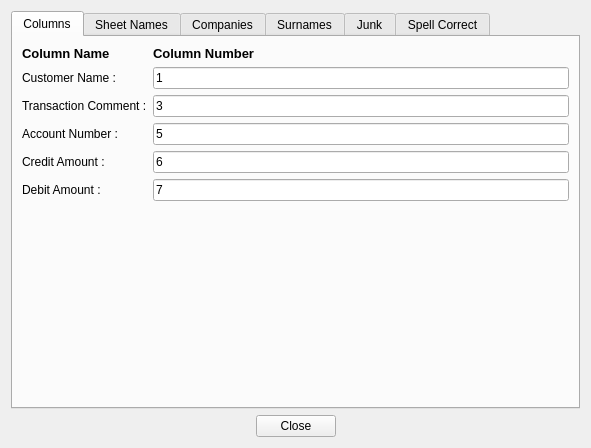
<?xml version="1.0" encoding="UTF-8"?>
<ui version="4.0">
 <class>ToolsAdd</class>
 <widget class="QWidget" name="ToolsAdd">
  <property name="geometry">
   <rect>
    <x>0</x>
    <y>0</y>
    <width>591</width>
    <height>448</height>
   </rect>
  </property>
  <property name="windowTitle">
   <string>Tools and Settings</string>
  </property>
  <layout class="QHBoxLayout" name="horizontalLayout_3">
   <item>
    <layout class="QGridLayout" name="gridLayout_4">
     <item row="1" column="0">
      <layout class="QHBoxLayout" name="horizontalLayout_2">
       <item>
        <spacer name="horizontalSpacer_2">
         <property name="orientation">
          <enum>Qt::Horizontal</enum>
         </property>
         <property name="sizeHint" stdset="0">
          <size>
           <width>40</width>
           <height>20</height>
          </size>
         </property>
        </spacer>
       </item>
       <item>
        <widget class="QPushButton" name="ToolsCloseButton">
         <property name="text">
          <string>Close</string>
         </property>
        </widget>
       </item>
       <item>
        <spacer name="horizontalSpacer">
         <property name="orientation">
          <enum>Qt::Horizontal</enum>
         </property>
         <property name="sizeHint" stdset="0">
          <size>
           <width>40</width>
           <height>20</height>
          </size>
         </property>
        </spacer>
       </item>
      </layout>
     </item>
     <item row="0" column="0">
      <layout class="QGridLayout" name="gridLayout_3">
       <item row="0" column="0">
        <widget class="QTabWidget" name="ToolTabs">
         <property name="currentIndex">
          <number>0</number>
         </property>
         <widget class="QWidget" name="Columns">
          <property name="minimumSize">
           <size>
            <width>565</width>
            <height>0</height>
           </size>
          </property>
          <property name="maximumSize">
           <size>
            <width>565</width>
            <height>360</height>
           </size>
          </property>
          <attribute name="title">
           <string>Columns</string>
          </attribute>
          <layout class="QFormLayout" name="formLayout">
           <item row="0" column="0">
            <widget class="QLabel" name="CloumnName">
             <property name="font">
              <font>
               <pointsize>10</pointsize>
               <weight>75</weight>
               <bold>true</bold>
              </font>
             </property>
             <property name="text">
              <string>Column Name</string>
             </property>
            </widget>
           </item>
           <item row="0" column="1">
            <widget class="QLabel" name="ColumnNumber">
             <property name="font">
              <font>
               <pointsize>10</pointsize>
               <weight>75</weight>
               <bold>true</bold>
              </font>
             </property>
             <property name="text">
              <string>Column Number</string>
             </property>
            </widget>
           </item>
           <item row="1" column="0">
            <widget class="QLabel" name="CustomerName">
             <property name="text">
              <string>Customer Name :</string>
             </property>
            </widget>
           </item>
           <item row="1" column="1">
            <widget class="QLineEdit" name="CustomerNameEdit">
             <property name="text">
              <string>1</string>
             </property>
            </widget>
           </item>
           <item row="2" column="0">
            <widget class="QLabel" name="TransactionCmnt">
             <property name="text">
              <string>Transaction Comment :</string>
             </property>
            </widget>
           </item>
           <item row="2" column="1">
            <widget class="QLineEdit" name="TransactionCmntEdit">
             <property name="text">
              <string>3</string>
             </property>
            </widget>
           </item>
           <item row="3" column="0">
            <widget class="QLabel" name="AccNum">
             <property name="text">
              <string>Account Number :</string>
             </property>
            </widget>
           </item>
           <item row="3" column="1">
            <widget class="QLineEdit" name="AccNumEdit">
             <property name="text">
              <string>5</string>
             </property>
            </widget>
           </item>
           <item row="4" column="0">
            <widget class="QLabel" name="CreditAmount">
             <property name="text">
              <string>Credit Amount :</string>
             </property>
            </widget>
           </item>
           <item row="4" column="1">
            <widget class="QLineEdit" name="CreditAmountEdit">
             <property name="text">
              <string>6</string>
             </property>
            </widget>
           </item>
           <item row="5" column="0">
            <widget class="QLabel" name="DebitAmount">
             <property name="text">
              <string>Debit Amount :</string>
             </property>
            </widget>
           </item>
           <item row="5" column="1">
            <widget class="QLineEdit" name="DebitAmountEdit">
             <property name="text">
              <string>7</string>
             </property>
            </widget>
           </item>
          </layout>
         </widget>
         <widget class="QWidget" name="SheetNames">
          <attribute name="title">
           <string>Sheet Names</string>
          </attribute>
          <layout class="QGridLayout" name="gridLayout_6">
           <item row="0" column="0">
            <widget class="QLabel" name="label_33">
             <property name="text">
              <string>&lt;html&gt;&lt;head/&gt;&lt;body&gt;&lt;p&gt;&lt;span style=&quot; font-size:10pt; font-weight:600;&quot;&gt;Sheet Names&lt;/span&gt;&lt;/p&gt;&lt;/body&gt;&lt;/html&gt;</string>
             </property>
            </widget>
           </item>
           <item row="1" column="0">
            <widget class="QLabel" name="label_32">
             <property name="text">
              <string>Enter coma ( ',' ) separated sheetnames in order of your excel files.</string>
             </property>
            </widget>
           </item>
           <item row="2" column="0">
            <widget class="QPlainTextEdit" name="plainTextEdit_6"/>
           </item>
          </layout>
         </widget>
         <widget class="QWidget" name="Companies">
          <attribute name="title">
           <string>Companies</string>
          </attribute>
          <layout class="QGridLayout" name="gridLayout_7">
           <item row="0" column="0">
            <widget class="QLabel" name="label_34">
             <property name="text">
              <string>&lt;html&gt;&lt;head/&gt;&lt;body&gt;&lt;p&gt;&lt;span style=&quot; font-size:10pt; font-weight:600;&quot;&gt;Company Related Terms&lt;/span&gt;&lt;/p&gt;&lt;/body&gt;&lt;/html&gt;</string>
             </property>
            </widget>
           </item>
           <item row="1" column="0">
            <widget class="QLabel" name="label_35">
             <property name="text">
              <string>Enter coma ( ',' ) separated keywords which are company related.</string>
             </property>
            </widget>
           </item>
           <item row="2" column="0">
            <widget class="QPlainTextEdit" name="plainTextEdit_7"/>
           </item>
          </layout>
         </widget>
         <widget class="QWidget" name="Surnames">
          <attribute name="title">
           <string>Surnames</string>
          </attribute>
          <layout class="QGridLayout" name="gridLayout_8">
           <item row="0" column="0">
            <widget class="QLabel" name="label_36">
             <property name="text">
              <string>&lt;html&gt;&lt;head/&gt;&lt;body&gt;&lt;p&gt;&lt;span style=&quot; font-size:10pt; font-weight:600;&quot;&gt;Surnames&lt;/span&gt;&lt;/p&gt;&lt;/body&gt;&lt;/html&gt;</string>
             </property>
            </widget>
           </item>
           <item row="1" column="0">
            <widget class="QLabel" name="label_37">
             <property name="text">
              <string>Enter coma ( ',' ) separated surnames.</string>
             </property>
            </widget>
           </item>
           <item row="2" column="0">
            <widget class="QPlainTextEdit" name="plainTextEdit_9"/>
           </item>
          </layout>
         </widget>
         <widget class="QWidget" name="Junk">
          <attribute name="title">
           <string>Junk</string>
          </attribute>
          <layout class="QGridLayout" name="gridLayout_9">
           <item row="0" column="0">
            <widget class="QLabel" name="label_38">
             <property name="text">
              <string>&lt;html&gt;&lt;head/&gt;&lt;body&gt;&lt;p&gt;&lt;span style=&quot; font-size:10pt; font-weight:600;&quot;&gt;Junk Words&lt;/span&gt;&lt;/p&gt;&lt;/body&gt;&lt;/html&gt;</string>
             </property>
            </widget>
           </item>
           <item row="1" column="0">
            <widget class="QLabel" name="label_39">
             <property name="text">
              <string>Enter coma ( ',' ) separated keywords you want to treat as junk, occuring</string>
             </property>
            </widget>
           </item>
           <item row="2" column="0">
            <widget class="QLabel" name="label_42">
             <property name="text">
              <string>before individual names and customer names in transaction comments.</string>
             </property>
            </widget>
           </item>
           <item row="3" column="0">
            <widget class="QPlainTextEdit" name="plainTextEdit_10"/>
           </item>
          </layout>
         </widget>
         <widget class="QWidget" name="SpellCorrect">
          <attribute name="title">
           <string>Spell Correct</string>
          </attribute>
          <layout class="QGridLayout" name="gridLayout_10">
           <item row="0" column="0">
            <widget class="QLabel" name="label_41">
             <property name="text">
              <string>&lt;html&gt;&lt;head/&gt;&lt;body&gt;&lt;p&gt;&lt;span style=&quot; font-size:10pt; font-weight:600;&quot;&gt;Words&lt;/span&gt;&lt;/p&gt;&lt;/body&gt;&lt;/html&gt;</string>
             </property>
            </widget>
           </item>
           <item row="1" column="0">
            <widget class="QLabel" name="label_40">
             <property name="text">
              <string>Enter coma ( ',' ) separated keywords you want to spell correct.</string>
             </property>
            </widget>
           </item>
           <item row="2" column="0">
            <widget class="QPlainTextEdit" name="plainTextEdit_2"/>
           </item>
          </layout>
         </widget>
        </widget>
       </item>
      </layout>
     </item>
    </layout>
   </item>
  </layout>
 </widget>
 <resources/>
 <connections>
  <connection>
   <sender>ToolsCloseButton</sender>
   <signal>clicked()</signal>
   <receiver>ToolsAdd</receiver>
   <slot>close()</slot>
   <hints>
    <hint type="sourcelabel">
     <x>295</x>
     <y>423</y>
    </hint>
    <hint type="destinationlabel">
     <x>295</x>
     <y>223</y>
    </hint>
   </hints>
  </connection>
 </connections>
</ui>
